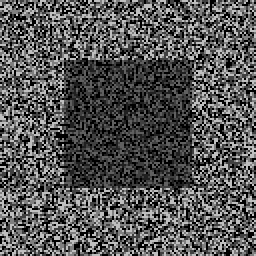
#> input picture ps2_python/input/pair0-L.png, 128 x 128 px (shown 2 times larger)
$ python ps2_1.py   (older library calls are emulated)
#> lines starting #> are read from the running program, lines starting #| are printed output that depends on the picture; after the words box and inside, x2 and y2 are one past the last pixel; in counts of white or black regions, pixels touching at a corner belong together
### ps2_python/disparity_ssd.py
import cv2
import numpy as np
from matplotlib import pyplot as plt

def disparity_ssd(L, R, window_size=5, disparity_range=50):
    D = np.zeros(L.shape)
    for i in range(L.shape[0] - window_size):
        for j in range(L.shape[1] - window_size):
            patch = L[i : i + window_size, j : j + window_size]
            left_col = max(j - disparity_range // 2, 0)
            right_col = min(j + disparity_range // 2 - 1, R.shape[1])
            R_strip = R[i : i + window_size, left_col : right_col]
            mse = cv2.matchTemplate(R_strip, patch, cv2.TM_SQDIFF_NORMED)
            _, _, min_loc, _ = cv2.minMaxLoc(mse[0])
            dist = j - left_col - min_loc[1]
            D[i][j] = dist
    return D

### ps2_python/ps2_1.py
import numpy as np
import cv2
from disparity_ssd import *

def main():
    L = cv2.imread('input/pair0-L.png', cv2.IMREAD_GRAYSCALE)
#> L is the input picture: shape (128, 128); min 0, max 191, mean 83.5
    R = cv2.imread('input/pair0-R.png', cv2.IMREAD_GRAYSCALE)
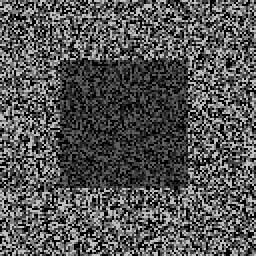
#> input picture ps2_python/input/pair0-R.png, 128 x 128 px (shown 2 times larger)
#> R is the input picture: shape (128, 128); min 0, max 191, mean 83.5
    disparity_left = disparity_ssd(L, R, window_size=11)
#> after the loop in disparity_ssd, `for i in range(L.shape[0] - window_size):`:
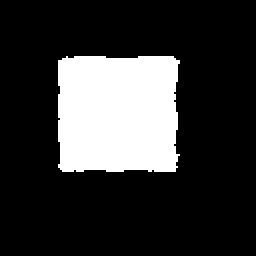
#> D: shape (128, 128) float64 (shown 2 times larger); values 0 (black) and 2 (white), 20.6% white; 1 white region, box (x1, y1, x2, y2) and area: (29, 28, 90, 86) 3377
    disparity_right = disparity_ssd(R, L, window_size=11)
#> call 2 of disparity_ssd, with window_size = 11, disparity_range = 50
#> after the loop in disparity_ssd (call 2), `for i in range(L.shape[0] - window_size):`:
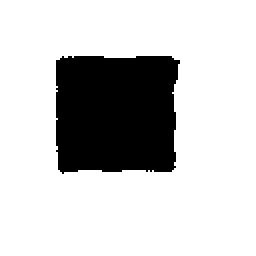
#> D: shape (128, 128) float64 (shown 2 times larger); values -2 (black) and 0 (white), 79.3% white; 1 black region, box (x1, y1, x2, y2) and area: (28, 28, 90, 87) 3393
    disparity_left = cv2.normalize(disparity_left, disparity_left, alpha=0, beta=255, norm_type=cv2.NORM_MINMAX, dtype=cv2.CV_8U)

    disparity_right = cv2.normalize(disparity_right, disparity_right, alpha=0, beta=255, norm_type=cv2.NORM_MINMAX, dtype=cv2.CV_8U)
    cv2.imwrite('output/ps2-1-a-1.png', disparity_left)
    cv2.imwrite('output/ps2-1-a-2.png', disparity_right)


if __name__ == '__main__':
    main()
